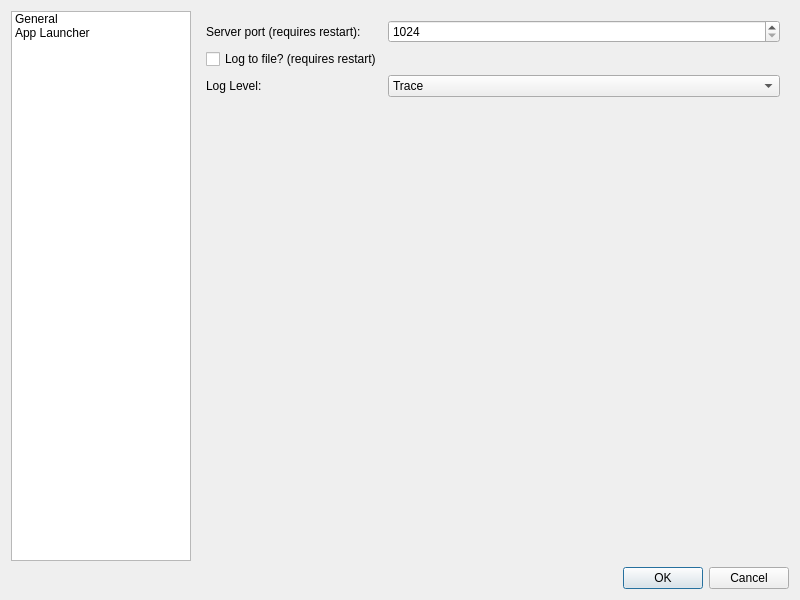
<?xml version="1.0" encoding="UTF-8"?>
<ui version="4.0">
 <class>ConfigDialog</class>
 <widget class="QDialog" name="ConfigDialog">
  <property name="geometry">
   <rect>
    <x>0</x>
    <y>0</y>
    <width>800</width>
    <height>600</height>
   </rect>
  </property>
  <property name="minimumSize">
   <size>
    <width>600</width>
    <height>0</height>
   </size>
  </property>
  <property name="windowTitle">
   <string>Settings</string>
  </property>
  <property name="modal">
   <bool>true</bool>
  </property>
  <layout class="QVBoxLayout" name="verticalLayout">
   <item>
    <layout class="QHBoxLayout" name="horizontalLayout">
     <item>
      <widget class="QListWidget" name="listWidget">
       <property name="maximumSize">
        <size>
         <width>180</width>
         <height>16777215</height>
        </size>
       </property>
       <item>
        <property name="text">
         <string>General</string>
        </property>
        <property name="flags">
         <set>ItemIsSelectable|ItemIsEnabled</set>
        </property>
       </item>
       <item>
        <property name="text">
         <string>App Launcher</string>
        </property>
        <property name="flags">
         <set>ItemIsSelectable|ItemIsEnabled</set>
        </property>
       </item>
      </widget>
     </item>
     <item>
      <widget class="QStackedWidget" name="pagesWidget">
       <property name="currentIndex">
        <number>0</number>
       </property>
       <widget class="QWidget" name="generalPage">
        <layout class="QFormLayout" name="formLayout">
         <item row="0" column="0">
          <widget class="QLabel" name="portLabel">
           <property name="text">
            <string>Server port (requires restart):</string>
           </property>
          </widget>
         </item>
         <item row="0" column="1">
          <widget class="QSpinBox" name="portSpin">
           <property name="minimum">
            <number>1024</number>
           </property>
           <property name="maximum">
            <number>65535</number>
           </property>
          </widget>
         </item>
         <item row="2" column="0">
          <widget class="QLabel" name="logLevelLabel">
           <property name="text">
            <string>Log Level:</string>
           </property>
          </widget>
         </item>
         <item row="2" column="1">
          <widget class="QComboBox" name="logCombo">
           <item>
            <property name="text">
             <string>Trace</string>
            </property>
           </item>
           <item>
            <property name="text">
             <string>Debug</string>
            </property>
           </item>
           <item>
            <property name="text">
             <string>Info</string>
            </property>
           </item>
           <item>
            <property name="text">
             <string>Warn</string>
            </property>
           </item>
           <item>
            <property name="text">
             <string>Error</string>
            </property>
           </item>
           <item>
            <property name="text">
             <string>Critical</string>
            </property>
           </item>
           <item>
            <property name="text">
             <string>Off</string>
            </property>
           </item>
          </widget>
         </item>
         <item row="1" column="0">
          <widget class="QCheckBox" name="logToFile">
           <property name="text">
            <string>Log to file? (requires restart)</string>
           </property>
          </widget>
         </item>
        </layout>
       </widget>
       <widget class="QWidget" name="applauncherPage">
        <layout class="QVBoxLayout" name="verticalLayout_2">
         <item>
          <widget class="QLabel" name="label">
           <property name="text">
            <string>Registered Apps:</string>
           </property>
          </widget>
         </item>
         <item>
          <widget class="QTableWidget" name="appTable">
           <property name="editTriggers">
            <set>QAbstractItemView::NoEditTriggers</set>
           </property>
           <property name="selectionMode">
            <enum>QAbstractItemView::SingleSelection</enum>
           </property>
           <property name="selectionBehavior">
            <enum>QAbstractItemView::SelectRows</enum>
           </property>
           <property name="columnCount">
            <number>5</number>
           </property>
           <attribute name="horizontalHeaderStretchLastSection">
            <bool>true</bool>
           </attribute>
           <column>
            <property name="text">
             <string>Command</string>
            </property>
           </column>
           <column>
            <property name="text">
             <string>File/Command Line</string>
            </property>
           </column>
           <column>
            <property name="text">
             <string>Start Path</string>
            </property>
           </column>
           <column>
            <property name="text">
             <string>Arguments</string>
            </property>
           </column>
           <column>
            <property name="text">
             <string>Icon</string>
            </property>
           </column>
          </widget>
         </item>
         <item>
          <layout class="QHBoxLayout" name="tblButtonlLayout">
           <item>
            <widget class="QPushButton" name="deleteAppButton">
             <property name="text">
              <string>Delete</string>
             </property>
            </widget>
           </item>
           <item>
            <widget class="QPushButton" name="editAppButton">
             <property name="text">
              <string>Edit</string>
             </property>
            </widget>
           </item>
           <item>
            <widget class="QPushButton" name="addAppButton">
             <property name="text">
              <string>Add</string>
             </property>
            </widget>
           </item>
          </layout>
         </item>
        </layout>
       </widget>
      </widget>
     </item>
    </layout>
   </item>
   <item>
    <widget class="QDialogButtonBox" name="buttonBox">
     <property name="orientation">
      <enum>Qt::Horizontal</enum>
     </property>
     <property name="standardButtons">
      <set>QDialogButtonBox::Cancel|QDialogButtonBox::Ok</set>
     </property>
    </widget>
   </item>
  </layout>
 </widget>
 <resources/>
 <connections>
  <connection>
   <sender>buttonBox</sender>
   <signal>accepted()</signal>
   <receiver>ConfigDialog</receiver>
   <slot>accept()</slot>
   <hints>
    <hint type="sourcelabel">
     <x>267</x>
     <y>590</y>
    </hint>
    <hint type="destinationlabel">
     <x>157</x>
     <y>274</y>
    </hint>
   </hints>
  </connection>
  <connection>
   <sender>listWidget</sender>
   <signal>currentRowChanged(int)</signal>
   <receiver>pagesWidget</receiver>
   <slot>setCurrentIndex(int)</slot>
   <hints>
    <hint type="sourcelabel">
     <x>114</x>
     <y>194</y>
    </hint>
    <hint type="destinationlabel">
     <x>302</x>
     <y>199</y>
    </hint>
   </hints>
  </connection>
  <connection>
   <sender>buttonBox</sender>
   <signal>rejected()</signal>
   <receiver>ConfigDialog</receiver>
   <slot>reject()</slot>
   <hints>
    <hint type="sourcelabel">
     <x>335</x>
     <y>590</y>
    </hint>
    <hint type="destinationlabel">
     <x>286</x>
     <y>274</y>
    </hint>
   </hints>
  </connection>
 </connections>
</ui>
